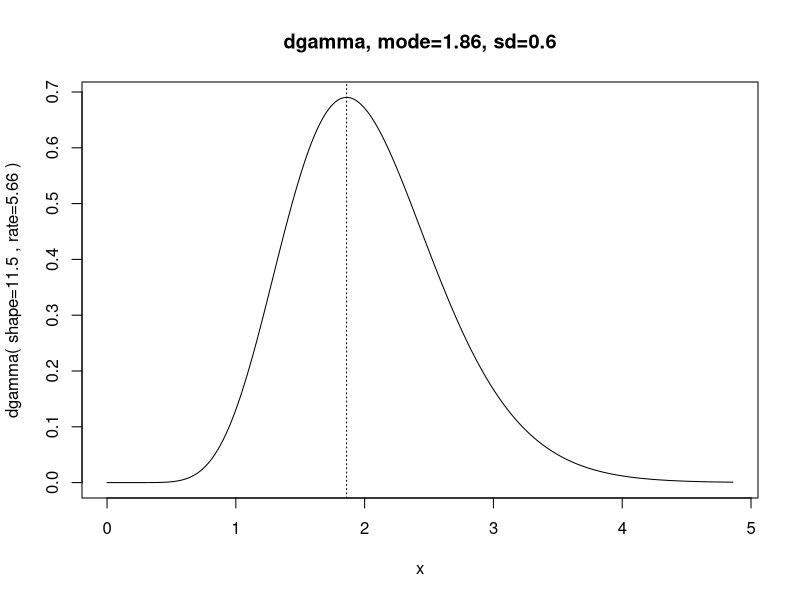
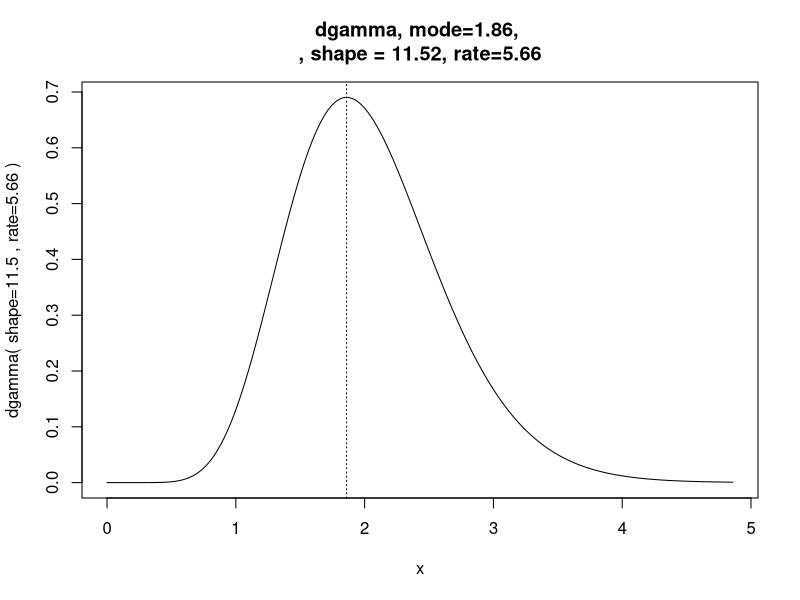
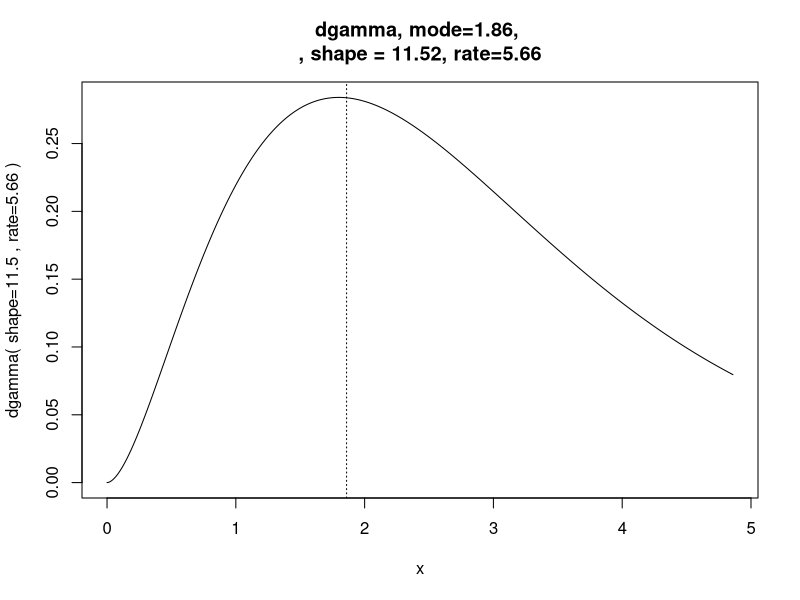
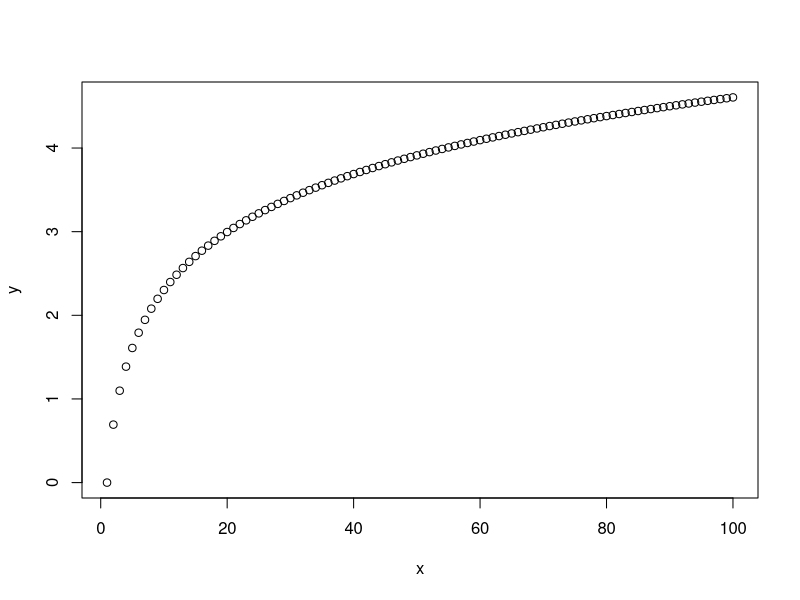
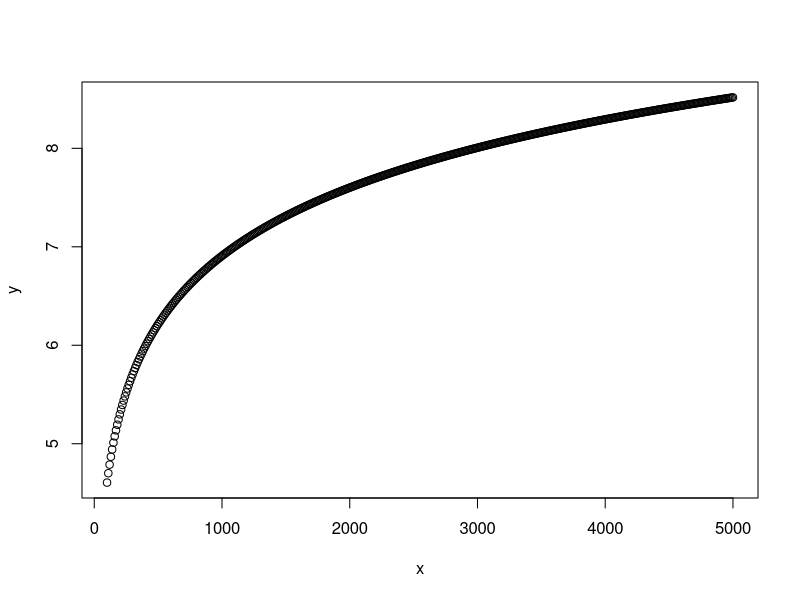

Generate these figures, in order, with R: (Note: this script raises an error after producing the figures.)
# http://doingbayesiandataanalysis.blogspot.ca/2012/01/parameterizing-gamma-distribution-by.html

# Specify desired mode and sd of gamma distribution:
mode = 1.86 # this is Ale's value from 2014 paper for Beta (width of dome)
sd = .6 # this is choosen arbitrarily but signifies two months (60days/100) for the width which means a month for the peak (Beta/2) which allows for reasonable values of the peak.

# Here are the corresponding rate and shape parameter values:
ra = ( mode + sqrt( mode^2 + 4*sd^2 ) ) / ( 2 * sd^2 )
sh = 1 + mode * ra 

show(sh)
show(ra)
show(1/ra)

# Graph it:
x = seq(0,mode+5*sd,len=1001)
plot( x , dgamma( x , shape=sh , rate=ra ) , type="l" , 
      main=paste("dgamma, mode=",mode,", sd=",sd,sep="") ,
      ylab=paste("dgamma( shape=",signif(sh,3)," , rate=",signif(ra,3)," )",
                 sep="") )
abline( v=mode , lty="dotted" )

plot( x , dgamma( x , shape=sh , rate=ra ) , type="l" , 
      main=paste("dgamma, mode=", round(mode, 2),", \n, shape = " , round(sh, 2),", rate=", round(ra, 2), sep="") ,
      ylab=paste("dgamma( shape=",signif(sh,3)," , rate=",signif(ra,3)," )",
                 sep="") )
abline( v=mode , lty="dotted" )

plot( x , dgamma( x , shape=2.8 , rate=1 ) , type="l" , 
      main=paste("dgamma, mode=", round(mode, 2),", \n, shape = " , round(sh, 2),", rate=", round(ra, 2), sep="") ,
      ylab=paste("dgamma( shape=",signif(sh,3)," , rate=",signif(ra,3)," )",
                 sep="") )
abline( v=mode , lty="dotted" )

x <- seq(1, 100, 1)
y <- log(x)
plot(x, y)


x <- seq(100, 5000, 10)
y <- log(x)
plot(x, y)


estimate_mode <- function(x) {
     d <- density(x)
     d$x[which.max(d$y)]
}


mode = estimate_mode(ice1$tice*2/100)
mean(ice1$tice*2/100)
sd = sd(ice1$tice*2/100)
